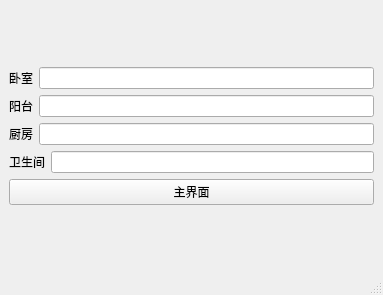
<?xml version="1.0" encoding="UTF-8"?>
<ui version="4.0">
 <class>SheZhi</class>
 <widget class="QMainWindow" name="SheZhi">
  <property name="geometry">
   <rect>
    <x>0</x>
    <y>0</y>
    <width>383</width>
    <height>295</height>
   </rect>
  </property>
  <property name="windowTitle">
   <string>MainWindow</string>
  </property>
  <widget class="QWidget" name="centralwidget">
   <layout class="QVBoxLayout" name="verticalLayout_2">
    <item>
     <layout class="QVBoxLayout" name="verticalLayout">
      <item>
       <layout class="QHBoxLayout" name="horizontalLayout">
        <item>
         <widget class="QLabel" name="label">
          <property name="text">
           <string>卧室</string>
          </property>
         </widget>
        </item>
        <item>
         <widget class="QLineEdit" name="WoShi"/>
        </item>
       </layout>
      </item>
      <item>
       <layout class="QHBoxLayout" name="horizontalLayout_8">
        <item>
         <widget class="QLabel" name="label_8">
          <property name="text">
           <string>阳台</string>
          </property>
         </widget>
        </item>
        <item>
         <widget class="QLineEdit" name="YangTai"/>
        </item>
       </layout>
      </item>
      <item>
       <layout class="QHBoxLayout" name="horizontalLayout_7">
        <item>
         <widget class="QLabel" name="label_7">
          <property name="text">
           <string>厨房</string>
          </property>
         </widget>
        </item>
        <item>
         <widget class="QLineEdit" name="ChuFang"/>
        </item>
       </layout>
      </item>
      <item>
       <layout class="QHBoxLayout" name="horizontalLayout_6">
        <item>
         <widget class="QLabel" name="label_6">
          <property name="text">
           <string>卫生间</string>
          </property>
         </widget>
        </item>
        <item>
         <widget class="QLineEdit" name="WC"/>
        </item>
       </layout>
      </item>
      <item>
       <widget class="QPushButton" name="ZJM_BT">
        <property name="text">
         <string>主界面</string>
        </property>
       </widget>
      </item>
     </layout>
    </item>
   </layout>
  </widget>
  <widget class="QMenuBar" name="menubar">
   <property name="geometry">
    <rect>
     <x>0</x>
     <y>0</y>
     <width>383</width>
     <height>26</height>
    </rect>
   </property>
  </widget>
  <widget class="QStatusBar" name="statusbar"/>
 </widget>
 <resources/>
 <connections/>
</ui>
